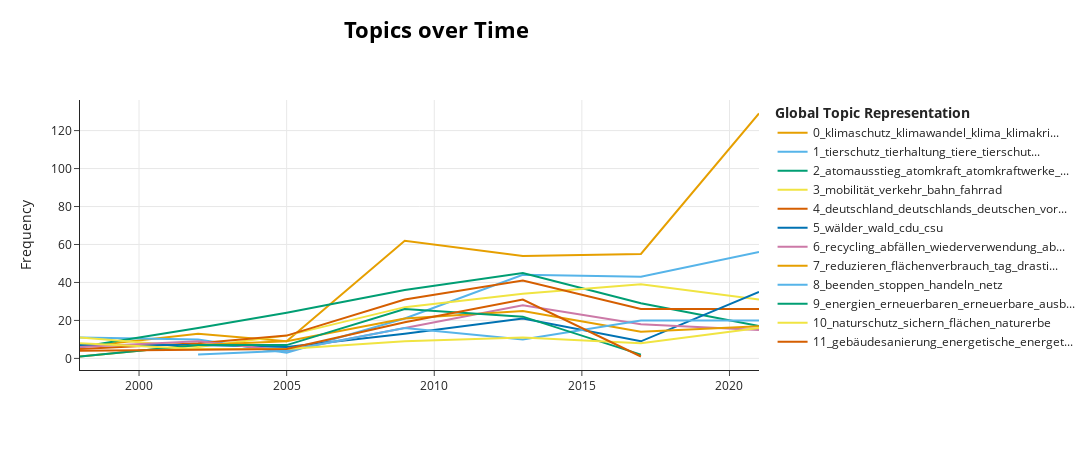

The code cell stored with this chart in its notebook:
### Markdown cell above
When checking the texts that were clustered to the 47 clusters, it is quite interesting to check in the plot above which texts they represent. First of all, all unassigned texts are assigned to topic -1, which is therefore naturally counting the most documents. Topic 9 appears to be mostly on coal power and coal power plants. Topic 14 appears to be concerned mostly with animal rights, a topic that - as we will see further below in the dynamic topic modeling part - is very present throughout the period. Topic 1 appears to be about nuclear energy.

### Code cell
topics_over_time = german_model.topics_over_time(data_env.text.to_list(), 
                                                data_env.year.to_list())
german_model.visualize_topics_over_time(topics_over_time, top_n_topics=12)

### Figure 1 — Plotly figure (JSON) as saved in the notebook; plotly's stock layout.template omitted (floating-point values rounded to 4 significant figures)
{"data": [{"hoverinfo": "text", "hovertext": ["<b>Topic 0</b><br>Words: versprechens, flüchtlingsströmen, fruchtbarem, wasserknappheit, verzeichnen", "<b>Topic 0</b><br>Words: klimaschutz, herausforderung, zeit, klimagase, klimaänderungen", "<b>Topic 0</b><br>Words: klimaschutz, fundamental, hierauf, schreitet, reiche", "<b>Topic 0</b><br>Words: klimawandel, klimaschutz, klima, klimawandels, auswirkungen", "<b>Topic 0</b><br>Words: klimaschutz, klimakatastrophe, klima, klimawandel, klimaveränderungen", "<b>Topic 0</b><br>Words: klimakrise, klimaschutz, klimawandel, klima, klimakatastrophe", "<b>Topic 0</b><br>Words: klimaschutz, klimakrise, klimawandel, klima, klimagerechtigkeit"], "marker": {"color": "#E69F00"}, "mode": "lines", "name": "0_klimaschutz_klimawandel_klima_klimakri...", "type": "scatter", "x": [1998, 2002, 2005, 2009, 2013, 2017, 2021], "y": [6, 13, 9, 62, 54, 55, 129]}, {"hoverinfo": "text", "hovertext": ["<b>Topic 1</b><br>Words: tierschutz, tierschutzes, tierhaltung, bündnis, verbessern", "<b>Topic 1</b><br>Words: tierschutz, tiere, staatsziel, tierschutzes, verbesserungen", "<b>Topic 1</b><br>Words: erzeugen, tierschutzverbände, klagerecht, nahrungsmittel, preisen", "<b>Topic 1</b><br>Words: tierschutz, tierhaltung, tierschutzes, staatsziel, grundgesetz", "<b>Topic 1</b><br>Words: tierhaltung, tierschutz, tiere, tiergerechte, tierschutzgesetz", "<b>Topic 1</b><br>Words: tierschutz, tiere, tierhaltung, wohl, tierschutzorganisationen", "<b>Topic 1</b><br>Words: tierschutz, tierhaltung, tiere, tierwohl, haltung"], "marker": {"color": "#56B4E9"}, "mode": "lines", "name": "1_tierschutz_tierhaltung_tiere_tierschut...", "type": "scatter", "x": [1998, 2002, 2005, 2009, 2013, 2017, 2021], "y": [11, 10, 3, 21, 44, 43, 56]}, {"hoverinfo": "text", "hovertext": ["<b>Topic 2</b><br>Words: atomkraft, geführte, kernenergie, spd, bundesregierung", "<b>Topic 2</b><br>Words: kernenergie, bündnis, 90, grünen, atomkraftwerke", "<b>Topic 2</b><br>Words: kernenergie, atomausstieg, ausstieg, atomenergie, atomkraft", "<b>Topic 2</b><br>Words: atomausstieg, endlagerung, atomkraftwerke, abgeschaltet, atommülls", "<b>Topic 2</b><br>Words: atomausstieg, atomkraftwerken, atommüll, sicherheit, atomkraft", "<b>Topic 2</b><br>Words: atomausstieg, atomkraftwerke, atommüll, atomkraft, gronau", "<b>Topic 2</b><br>Words: atomausstieg, atomkraft, atomkraftwerke, gronau, lingen"], "marker": {"color": "#009E73"}, "mode": "lines", "name": "2_atomausstieg_atomkraft_atomkraftwerke_...", "type": "scatter", "x": [1998, 2002, 2005, 2009, 2013, 2017, 2021], "y": [6, 16, 24, 36, 45, 29, 17]}, {"hoverinfo": "text", "hovertext": ["<b>Topic 3</b><br>Words: straße, verkehrsmittel, fuß, schiene, bahn", "<b>Topic 3</b><br>Words: schiene, bahnangebote, sinn, informationsvernetzung, abgasstandards", "<b>Topic 3</b><br>Words: mobilität, bahn, schiene, verkehr, verkehrsmanagement", "<b>Topic 3</b><br>Words: mobilität, zerschneidung, bahn, schiene, straße", "<b>Topic 3</b><br>Words: mobilität, verkehr, fahrrad, bahn, straßen", "<b>Topic 3</b><br>Words: mobilität, verkehr, straßen, rad, bahn", "<b>Topic 3</b><br>Words: mobilität, fahrrad, bahn, mobilitätswende, verkehr"], "marker": {"color": "#F0E442"}, "mode": "lines", "name": "3_mobilität_verkehr_bahn_fahrrad", "type": "scatter", "x": [1998, 2002, 2005, 2009, 2013, 2017, 2021], "y": [11, 6, 12, 27, 34, 39, 31]}, {"hoverinfo": "text", "hovertext": ["<b>Topic 4</b><br>Words: deutschland, ableitet, zusammenleben, analysiert, großschutzgebietsprogramm", "<b>Topic 4</b><br>Words: deutschland, bekämpfung, rolle, schutzgebietssystems, helfend", "<b>Topic 4</b><br>Words: deutschland, jahrzehnten, drei, international, umweltpolitik", "<b>Topic 4</b><br>Words: deutschland, deutschlands, deutschen, vorreiter, ostdeutschland", "<b>Topic 4</b><br>Words: deutschland, deutsche, zusagen, rund, deutschen", "<b>Topic 4</b><br>Words: deutschland, deutschlands, geleistet, deutsche, bundesländern", "<b>Topic 4</b><br>Words: deutschland, 2045, industrieland, deutschen, umsetzen"], "marker": {"color": "#D55E00"}, "mode": "lines", "name": "4_deutschland_deutschlands_deutschen_vor...", "type": "scatter", "x": [1998, 2002, 2005, 2009, 2013, 2017, 2021], "y": [5, 8, 12, 31, 41, 26, 26]}, {"hoverinfo": "text", "hovertext": ["<b>Topic 5</b><br>Words: wald, naturnaher, waldsterbens, naturwaldreservate, gesellschaftsaufgabe", "<b>Topic 5</b><br>Words: cdu, csu, herausragende, tropenwälder, bedrohliche", "<b>Topic 5</b><br>Words: bewirtschaftung, csu, cdu, urwaldschutzgesetz, siegel", "<b>Topic 5</b><br>Words: wälder, csu, cdu, bedeutung, bewirtschaftung", "<b>Topic 5</b><br>Words: wälder, naturnahe, waldwirtschaft, fsc, waldnutzung", "<b>Topic 5</b><br>Words: wälder, wald, bewirtschaftung, jeher, bundesverkehrswegen", "<b>Topic 5</b><br>Words: wälder, wald, waldes, bewirtschaftung, holz"], "marker": {"color": "#0072B2"}, "mode": "lines", "name": "5_wälder_wald_cdu_csu", "type": "scatter", "x": [1998, 2002, 2005, 2009, 2013, 2017, 2021], "y": [7, 7, 6, 13, 21, 9, 35]}, {"hoverinfo": "text", "hovertext": ["<b>Topic 6</b><br>Words: müllexport, verklappen, müllverbrennung, unbehandeltem, versiegelungen", "<b>Topic 6</b><br>Words: abfällen, verwertung, überwachungsbedürftigen, fehlentwicklungen, ablaufenden", "<b>Topic 6</b><br>Words: altanlagen, ersatz, schadlos, karton, gesundheitsverträglich", "<b>Topic 6</b><br>Words: wiederverwendung, vorrang, flächenrecycling, stattdessen, abfälle", "<b>Topic 6</b><br>Words: wiederverwertung, recyclingquoten, recycling, verwertung, wiederverwendung", "<b>Topic 6</b><br>Words: weggeworfen, flächen, mikroplastik, produkte, anstatt", "<b>Topic 6</b><br>Words: plastikflut, plastik, abfällen, recycling, sortiersystemen"], "marker": {"color": "#CC79A7"}, "mode": "lines", "name": "6_recycling_abfällen_wiederverwendung_ab...", "type": "scatter", "x": [1998, 2002, 2005, 2009, 2013, 2017, 2021], "y": [6, 9, 4, 16, 28, 18, 15]}, {"hoverinfo": "text", "hovertext": ["<b>Topic 7</b><br>Words: schwefel, ppm, benzolgehalt, benzol, treibstoffen", "<b>Topic 7</b><br>Words: ha, reduzieren, tag, elektromagnetische, 129", "<b>Topic 7</b><br>Words: reduzieren, drastisch, flächenverbrauch, reduziert, diffusen", "<b>Topic 7</b><br>Words: flächenverbrauch, weniger, minimieren, feinstaub, reduzieren", "<b>Topic 7</b><br>Words: reduzieren, tag, hektar, senken, feinstaub", "<b>Topic 7</b><br>Words: reduziert, verringert, reduzieren, einsatz, flächenverbrauch", "<b>Topic 7</b><br>Words: pestiziden, reduzieren, deutlich, landwirtschaft, pestizideinsatz"], "marker": {"color": "#E69F00"}, "mode": "lines", "name": "7_reduzieren_flächenverbrauch_tag_drasti...", "type": "scatter", "x": [1998, 2002, 2005, 2009, 2013, 2017, 2021], "y": [1, 7, 9, 21, 25, 14, 17]}, {"hoverinfo": "text", "hovertext": ["<b>Topic 8</b><br>Words: ganze, entfernt, nutzen, gilt, ziel", "<b>Topic 8</b><br>Words: neuwahlen, technikfolgenabschätzung, salonfähig, fiel, endlagersuchgesetz", "<b>Topic 8</b><br>Words: riskante, rächt, netz, vorzeitig, meiler", "<b>Topic 8</b><br>Words: stoppen, bürgschaften, riesenställe, gewährleistungsfristen, megamastanlagen", "<b>Topic 8</b><br>Words: beenden, now, divest, handeln, finden", "<b>Topic 8</b><br>Words: anbindehaltung, grad, beenden, pfad, darauf"], "marker": {"color": "#56B4E9"}, "mode": "lines", "name": "8_beenden_stoppen_handeln_netz", "type": "scatter", "x": [2002, 2005, 2009, 2013, 2017, 2021], "y": [2, 4, 16, 10, 20, 20]}, {"hoverinfo": "text", "hovertext": ["<b>Topic 9</b><br>Words: eckpfeiler, energieversorgung, erneuerbaren, energien, sollen", "<b>Topic 9</b><br>Words: energien, erneuerbaren, photovoltaik, wasserstofftechnik, stromeinspeisung", "<b>Topic 9</b><br>Words: energien, erneuerbaren, erneuerbarer, ausgeschöpft, ausbau", "<b>Topic 9</b><br>Words: energien, erneuerbaren, erneuerbare, ausbau, erneuerbarer", "<b>Topic 9</b><br>Words: energien, erneuerbaren, ausbau, erneuerbare, erneuerbarer", "<b>Topic 9</b><br>Words: steckdose, grüner, kommt, energieversorgung, ort"], "marker": {"color": "#009E73"}, "mode": "lines", "name": "9_energien_erneuerbaren_erneuerbare_ausb...", "type": "scatter", "x": [1998, 2002, 2005, 2009, 2013, 2017], "y": [1, 7, 7, 26, 22, 2]}, {"hoverinfo": "text", "hovertext": ["<b>Topic 10</b><br>Words: naturschutz, natur, sichern, landschaftsschutzes, naturphänomene", "<b>Topic 10</b><br>Words: sichern, nötigenfalls, naturschutzgroßprojekte, öffentlichkeitsarbeit, landtagsfraktionen", "<b>Topic 10</b><br>Words: schutzgebieten, schutzwürdige, verbundenen, darüberhinaus, bedeutsamer", "<b>Topic 10</b><br>Words: naturschutz, schutzgebieten, fortentwickeln, originären, hervorheben", "<b>Topic 10</b><br>Words: flächen, naturschutz, sichern, naturerbes, eigentum", "<b>Topic 10</b><br>Words: naturschutz, naturerbe, sichern, öffentliche, militärisch", "<b>Topic 10</b><br>Words: naturschutz, schutzgebiete, flächen, sichern, naturerbe"], "marker": {"color": "#F0E442"}, "mode": "lines", "name": "10_naturschutz_sichern_flächen_naturerbe", "type": "scatter", "x": [1998, 2002, 2005, 2009, 2013, 2017, 2021], "y": [8, 5, 5, 9, 11, 8, 16]}, {"hoverinfo": "text", "hovertext": ["<b>Topic 11</b><br>Words: gebäuden, energetische, energetisch, optimierten, steuerrechtliche", "<b>Topic 11</b><br>Words: energiepass, käuferinnen, gebäudesanierung, mieterinnen, energetische", "<b>Topic 11</b><br>Words: gebäudesanierung, energetische, energetischen, sanierung, zuschüsse", "<b>Topic 11</b><br>Words: gebäudesanierung, energetische, energetischen, gebäude, mieter", "<b>Topic 11</b><br>Words: gestaltete, schulräume, energieeffiziente, schön, investieren"], "marker": {"color": "#D55E00"}, "mode": "lines", "name": "11_gebäudesanierung_energetische_energet...", "type": "scatter", "x": [1998, 2005, 2009, 2013, 2017], "y": [4, 5, 19, 31, 1]}], "layout": {"height": 450, "hoverlabel": {"bgcolor": "white", "font": {"family": "Rockwell", "size": 16}}, "legend": {"title": {"text": "<b>Global Topic Representation"}}, "title": {"font": {"color": "Black", "size": 22}, "text": "<b>Topics over Time", "x": 0.4, "xanchor": "center", "y": 0.95, "yanchor": "top"}, "width": 1250, "xaxis": {"showgrid": true}, "yaxis": {"showgrid": true, "title": {"text": "Frequency"}}}}
